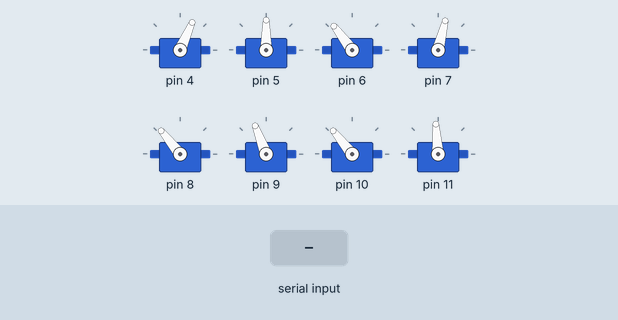
A sketch run on a simulated Arduino Uno, built with avr-gcc and run on an emulated ATmega328P. Shown: 8 × servo. The test bench sets the inputs (shaded band).

Above: at 1.2 s.
1.3 s: "F" received over the second serial link
At 2.5 s:
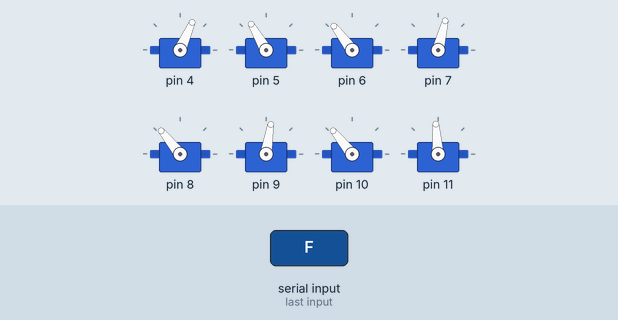
2.9 s: "1" received over the second serial link
At 3.7 s:
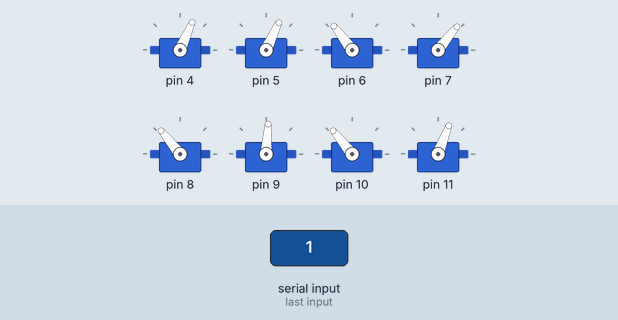
4.4 s: "2" received over the second serial link
At 4.8 s:
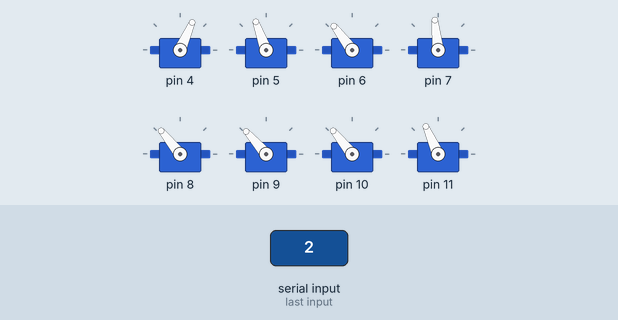
5.9 s: "5" received over the second serial link
At 7.1 s:
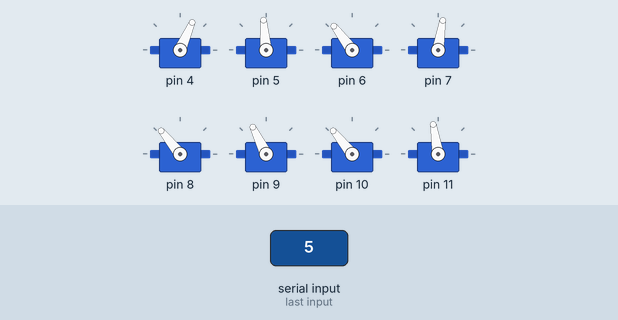
7.4 s: "3" received over the second serial link
At 8.3 s:
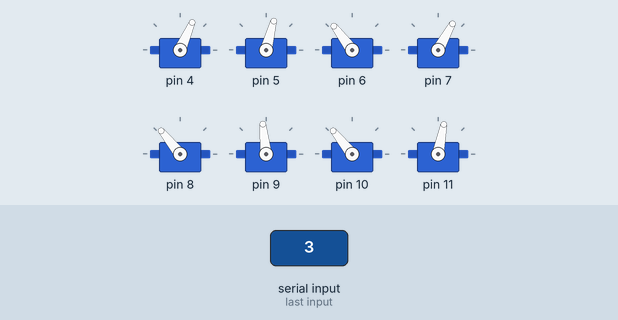
8.9 s: "F" received over the second serial link
At 9.5 s:
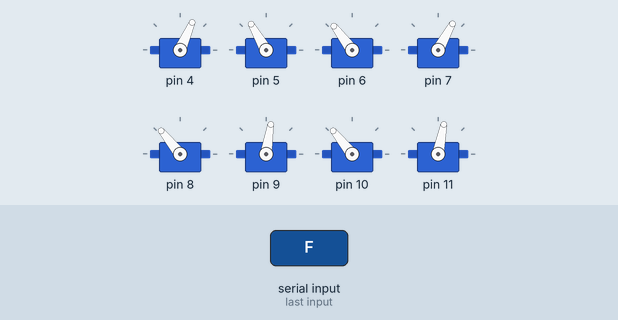
Timing chart, 0 to 11.5 s (numbered marks = the images above; inputs shaded):
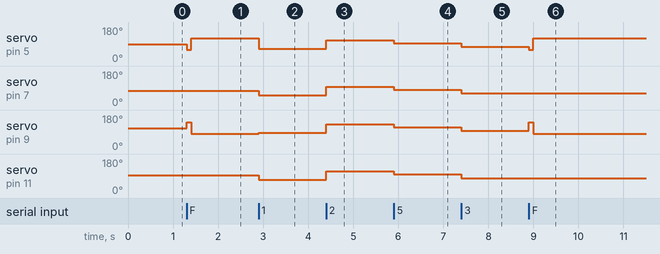

The sketch:

QV.ino
```cpp
#include <Servo.h>
#include <SoftwareSerial.h>

Servo MyServo[8];
SoftwareSerial BT(12, 13);
const int Angle[8] = {66, 90, 127, 76, 129, 111, 129, 94};
int tmp = 1;

void setup() {
  for (int i = 0; i < 8; i++) {
    MyServo[i].attach(i + 4);
    MyServo[i].write(Angle[i]);
  }
  BT.begin(9600);
}

void loop() {
  bt_mode();
}

void bt_mode(void) {
  if (BT.available()) {
    char c = BT.read();
    if (c == 'S') {
      //Stop();
    }
    if (c == 'F') {
      Forward();
    }
    if (c == 'B') {
      //Backward();
    }
    if (c == 'L') {
      //Left();
    }
    if (c == 'R') {
      //Right();
    }
    if (c == '1' || c == '2' || c == '3' || c == '4' || c == '5' || c == '6' || c == '7' || c == '8' || c == '9' || c == 'q') {
      UPDOWN(c);
    }
  }
}


void Stop(void) {
  for (int i = 0; i < 8; i++) {
    MyServo[i].detach();
    digitalWrite(i + 4, LOW);
  }
}

void UPDOWN(int j) {
  if (j == 113) {
    j = 10;
  }
  else {
    j-=54;
  }
  if (tmp < j) {
    for (int i = 1; i < 8; i+=2) {
      MyServo[i].write(Angle[i] - (5 * j));
    }
  }
  else {
     for (int i = 1; i < 8; i+=2) {
      MyServo[i].write(Angle[i] + (5 * j));
    }
  }
  tmp = j;
}


void Forward(void) {
 for (int i = 1; i < 3; i+=2) {
    MyServo[i].write(Angle[i] - 30);
 }
 for (int i = 5; i < 7; i+=2) {
    MyServo[i].write(Angle[i] + 30);
 }
 delay(100);
  for (int i = 1; i < 3; i+=2) {
    MyServo[i].write(Angle[i] + 30);
 }
 for (int i = 5; i < 7; i+=2) {
    MyServo[i].write(Angle[i] - 30);
 }
}
```

Measured:
- after the input at 1.3 s, servo on pin 5: 90° → 60° at once, → 120° 0.10 s later; servo on pin 9: 111° → 141° at once, → 81° 0.10 s later
- after the input at 2.9 s, servo on pin 5: 120° → 65° at once; servo on pin 7: 76° → 51° at once; servo on pin 9: 81° → 86° at once; servo on pin 11: 94° → 69° at once
- after the input at 4.4 s, servo on pin 5: 65° → 110° at once; servo on pin 7: 51° → 96° at once; servo on pin 9: 86° → 131° at once; servo on pin 11: 69° → 114° at once
- after the input at 5.9 s, servo on pin 5: 110° → 95° at once; servo on pin 7: 96° → 81° at once; servo on pin 9: 131° → 116° at once; servo on pin 11: 114° → 99° at once
- after the input at 7.4 s, servo on pin 5: 95° → 75° at once; servo on pin 7: 81° → 61° at once; servo on pin 9: 116° → 96° at once; servo on pin 11: 99° → 79° at once
- after the input at 8.9 s, servo on pin 5: 75° → 60° at once, → 120° 0.10 s later; servo on pin 9: 96° → 141° at once, → 81° 0.10 s later
